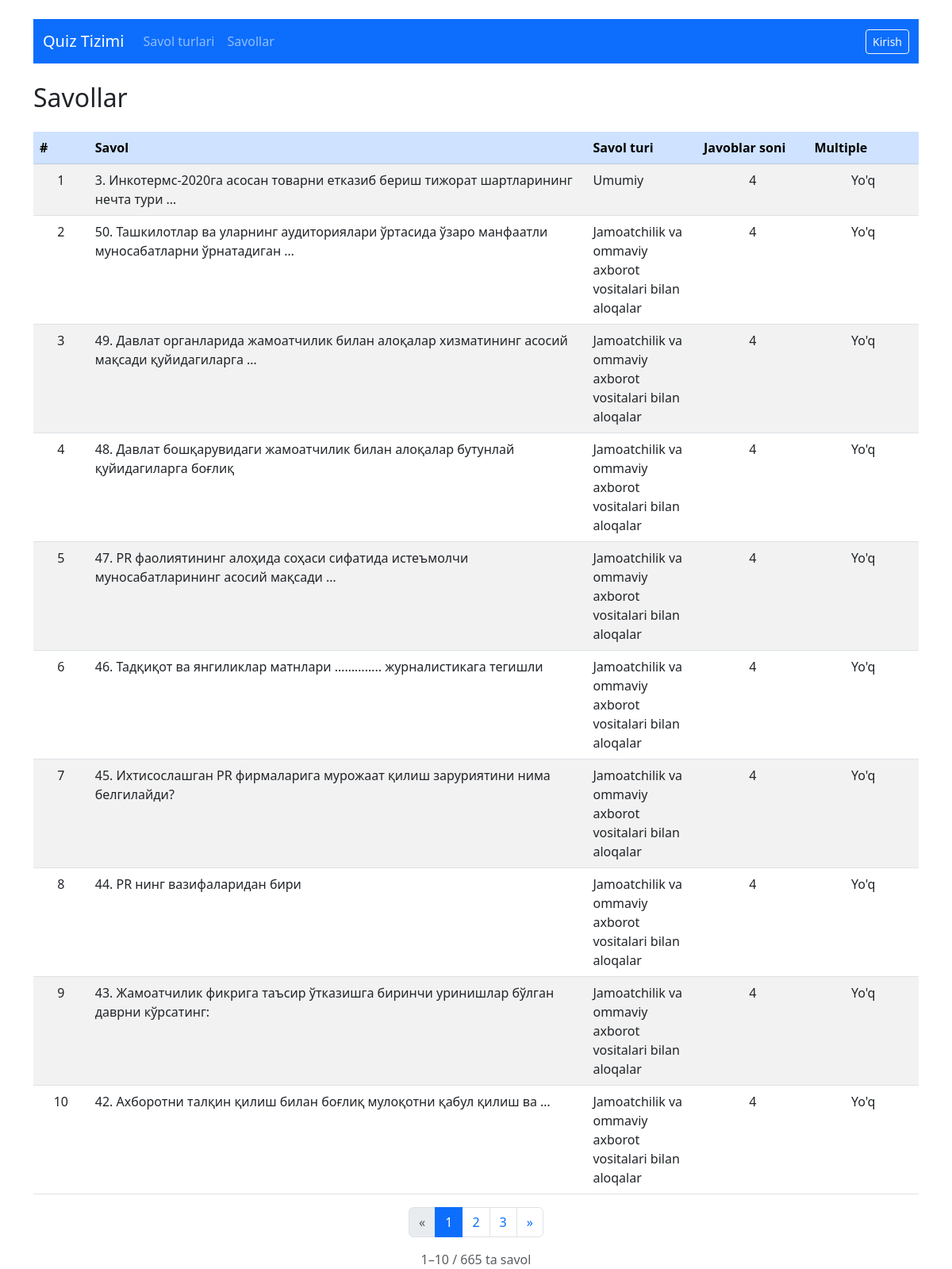
Before: /quiz/questions/ with the older database file.
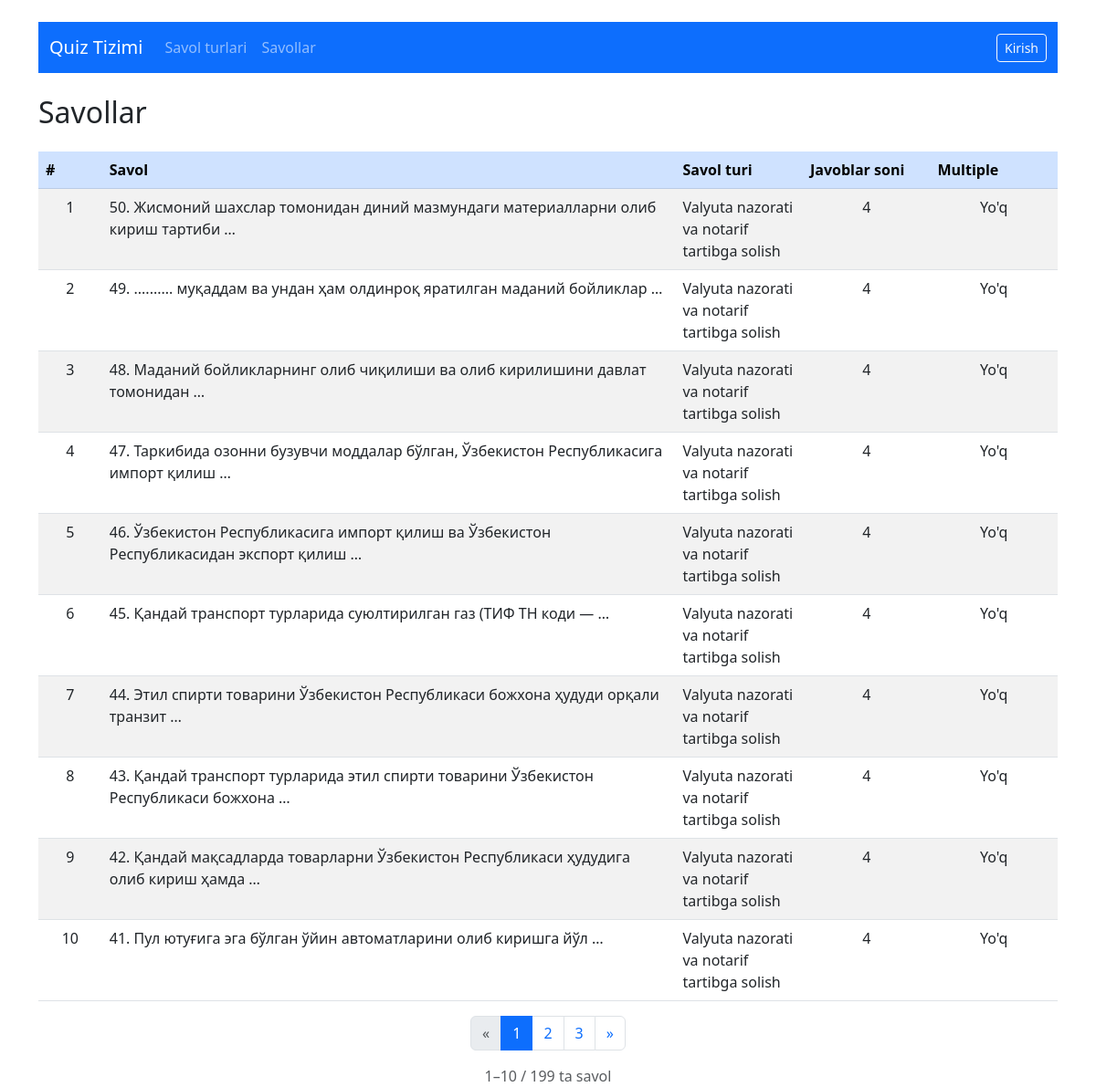
After: the same page with the newer database file.
### quiz/models.py (models this page shows, shortened)
class Question(models.Model):
    quiz_type = models.ForeignKey(QuizType, on_delete=models.CASCADE, related_name='questions')
    name = models.CharField(max_length=1000)
    is_active = models.BooleanField(default=True)
    is_multiple_choice = models.BooleanField(default=False)

class QuizType(models.Model):
    name = models.CharField(max_length=200)
    is_active = models.BooleanField(default=True)

### quiz/views.py (the view)
# urls.py: path('questions/', views.QuestionListView.as_view(), name='question_list'),
class QuestionListView(ListView):
    model = Question
    template_name = 'quiz/question_list.html'
    context_object_name = 'questions'
    paginate_by = 10
    def get_queryset(self):
        return Question.objects.select_related('quiz_type').prefetch_related('answers').filter(is_active=True).order_by('-id')

### quiz/templates/quiz/question_list.html (shortened to what this page needs)
{% extends 'quiz/base.html' %}
{% block content %}
<h2 class="mb-4">Savollar</h2>
<table class="table table-striped table-hover">
    <thead class="table-primary text-white">
        <tr>
            <th scope="col" style="width: 5%;">#</th>
            <th scope="col" style="width: 45%;">Savol</th>
            <th scope="col" style="width: 10%;">Savol turi</th>
            <th scope="col" style="width: 10%;">Javoblar soni</th>
            <th scope="col" style="width: 10%;">Multiple</th>
        </tr>
    </thead>
    <tbody>
        {% for q in page_obj %}
        <tr>
            <td class="text-center">{{ forloop.counter0|add:page_obj.start_index }}</td>
            <td>{{ q.name|truncatewords:10 }}</td>
            <td>{{ q.quiz_type.name }}</td>
            <td class="text-center">{{ q.answers.count }}</td>
            <td class="text-center">
                {% if q.is_multiple_choice %}Ha{% else %}Yo'q{% endif %}
            </td>
        </tr>
        {% endfor %}
    </tbody>
</table>
{% if is_paginated %}
<nav aria-label="Sahifalash navigatsiyasi">
    <ul class="pagination justify-content-center">
        {% if page_obj.has_previous %}
        <li class="page-item">
            <a class="page-link" href="?page={{ page_obj.previous_page_number }}" aria-label="Oldingi">
                &laquo;
            </a>
        </li>
        {% else %}
        <li class="page-item disabled">
            <span class="page-link">&laquo;</span>
        </li>
        {% endif %}
        {% for i in paginator.page_range %}
            {% if page_obj.number == i %}
                <li class="page-item active">
                    <span class="page-link">{{ i }}</span>
                </li>
            {% elif i > page_obj.number|add:'-3' and i < page_obj.number|add:'3' %}
                <li class="page-item">
                    <a class="page-link" href="?page={{ i }}">{{ i }}</a>
                </li>
            {% endif %}
        {% endfor %}
        {% if page_obj.has_next %}
        <li class="page-item">
            <a class="page-link" href="?page={{ page_obj.next_page_number }}" aria-label="Keyingi">
                &raquo;
            </a>
        </li>
        {% else %}
        <li class="page-item disabled">
            <span class="page-link">&raquo;</span>
        </li>
        {% endif %}
    </ul>
</nav>
<div class="text-center text-muted mt-2">
    {{ page_obj.start_index }}–{{ page_obj.end_index }} / {{ paginator.count }} ta savol
</div>
{% endif %}
{% endblock %}

Changed rows visible on the page:
removed Question: name "3. Инкотермс-2020га асосан товарни етказиб бериш тижорат шартларининг нечта тури …", quiz_type.name "Umumiy", answers.count "4", is_multiple_choice "Yo'q"
removed Question: name "50. Ташкилотлар ва уларнинг аудиториялари ўртасида ўзаро манфаатли муносабатларни ўрнатадиган …", quiz_type.name "Jamoatchilik va ommaviy axborot vositalari bilan aloqalar", answers.count "4", is_multiple_choice "Yo'q"
removed Question: name "49. Давлат органларида жамоатчилик билан алоқалар хизматининг асосий мақсади қуйидагиларга …", quiz_type.name "Jamoatchilik va ommaviy axborot vositalari bilan aloqalar", answers.count "4", is_multiple_choice "Yo'q"
removed Question: name "48. Давлат бошқарувидаги жамоатчилик билан алоқалар бутунлай қуйидагиларга боғлиқ", quiz_type.name "Jamoatchilik va ommaviy axborot vositalari bilan aloqalar", answers.count "4", is_multiple_choice "Yo'q"
removed Question: name "47. PR фаолиятининг алоҳида соҳаси сифатида истеъмолчи муносабатларининг асосий мақсади …", quiz_type.name "Jamoatchilik va ommaviy axborot vositalari bilan aloqalar", answers.count "4", is_multiple_choice "Yo'q"
removed Question: name "46. Тадқиқот ва янгиликлар матнлари ………….. журналистикага тегишли", quiz_type.name "Jamoatchilik va ommaviy axborot vositalari bilan aloqalar", answers.count "4", is_multiple_choice "Yo'q"
removed Question: name "45. Ихтисослашган PR фирмаларига мурожаат қилиш заруриятини нима белгилайди?", quiz_type.name "Jamoatchilik va ommaviy axborot vositalari bilan aloqalar", answers.count "4", is_multiple_choice "Yo'q"
removed Question: name "44. PR нинг вазифаларидан бири", quiz_type.name "Jamoatchilik va ommaviy axborot vositalari bilan aloqalar", answers.count "4", is_multiple_choice "Yo'q"
removed Question: name "43. Жамоатчилик фикрига таъсир ўтказишга биринчи уринишлар бўлган даврни кўрсатинг:", quiz_type.name "Jamoatchilik va ommaviy axborot vositalari bilan aloqalar", answers.count "4", is_multiple_choice "Yo'q"
removed Question: name "42. Ахборотни талқин қилиш билан боғлиқ мулоқотни қабул қилиш ва …", quiz_type.name "Jamoatchilik va ommaviy axborot vositalari bilan aloqalar", answers.count "4", is_multiple_choice "Yo'q"
added Question: name "50. Жисмоний шахслар томонидан диний мазмундаги материалларни олиб кириш тартиби …", quiz_type.name "Valyuta nazorati va notarif tartibga solish", answers.count "4", is_multiple_choice "Yo'q"
added Question: name "49. .......... муқаддам ва ундан ҳам олдинроқ яратилган маданий бойликлар …", quiz_type.name "Valyuta nazorati va notarif tartibga solish", answers.count "4", is_multiple_choice "Yo'q"
added Question: name "48. Маданий бойликларнинг олиб чиқилиши ва олиб кирилишини давлат томонидан …", quiz_type.name "Valyuta nazorati va notarif tartibga solish", answers.count "4", is_multiple_choice "Yo'q"
added Question: name "47. Таркибида озонни бузувчи моддалар бўлган, Ўзбекистон Республикасига импорт қилиш …", quiz_type.name "Valyuta nazorati va notarif tartibga solish", answers.count "4", is_multiple_choice "Yo'q"
added Question: name "46. Ўзбекистон Республикасига импорт қилиш ва Ўзбекистон Республикасидан экспорт қилиш …", quiz_type.name "Valyuta nazorati va notarif tartibga solish", answers.count "4", is_multiple_choice "Yo'q"
added Question: name "45. Қандай транспорт турларида суюлтирилган газ (ТИФ ТН коди — …", quiz_type.name "Valyuta nazorati va notarif tartibga solish", answers.count "4", is_multiple_choice "Yo'q"
added Question: name "44. Этил спирти товарини Ўзбекистон Республикаси божхона ҳудуди орқали транзит …", quiz_type.name "Valyuta nazorati va notarif tartibga solish", answers.count "4", is_multiple_choice "Yo'q"
added Question: name "43. Қандай транспорт турларида этил спирти товарини Ўзбекистон Республикаси божхона …", quiz_type.name "Valyuta nazorati va notarif tartibga solish", answers.count "4", is_multiple_choice "Yo'q"
added Question: name "42. Қандай мақсадларда товарларни Ўзбекистон Республикаси ҳудудига олиб кириш ҳамда …", quiz_type.name "Valyuta nazorati va notarif tartibga solish", answers.count "4", is_multiple_choice "Yo'q"
added Question: name "41. Пул ютуғига эга бўлган ўйин автоматларини олиб киришга йўл …", quiz_type.name "Valyuta nazorati va notarif tartibga solish", answers.count "4", is_multiple_choice "Yo'q"
Other visible differences:
{{ paginator.count }}: "665" → "199"
